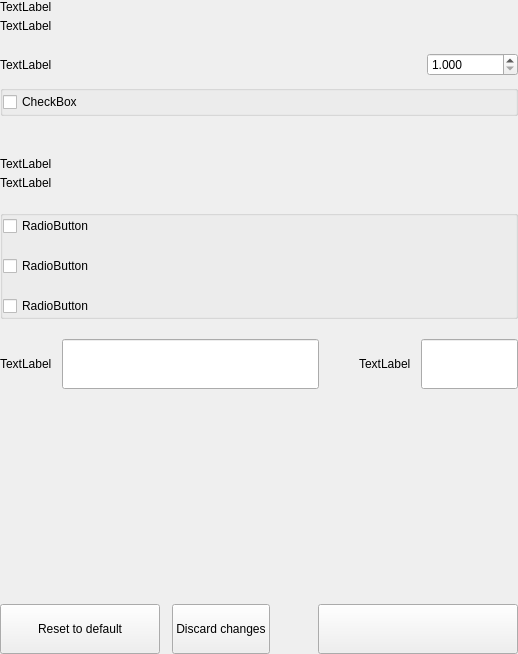
<?xml version="1.0" encoding="UTF-8"?>
<ui version="4.0">
 <class>SettingsWalletOptionsWidget</class>
 <widget class="QWidget" name="SettingsWalletOptionsWidget">
  <property name="geometry">
   <rect>
    <x>0</x>
    <y>0</y>
    <width>518</width>
    <height>654</height>
   </rect>
  </property>
  <property name="windowTitle">
   <string>Form</string>
  </property>
  <layout class="QVBoxLayout" name="verticalLayout">
   <property name="spacing">
    <number>0</number>
   </property>
   <property name="leftMargin">
    <number>0</number>
   </property>
   <property name="topMargin">
    <number>0</number>
   </property>
   <property name="rightMargin">
    <number>0</number>
   </property>
   <property name="bottomMargin">
    <number>0</number>
   </property>
   <item>
    <widget class="QWidget" name="left" native="true">
     <layout class="QVBoxLayout" name="verticalLayout_1">
      <property name="leftMargin">
       <number>0</number>
      </property>
      <property name="topMargin">
       <number>0</number>
      </property>
      <property name="rightMargin">
       <number>0</number>
      </property>
      <property name="bottomMargin">
       <number>0</number>
      </property>
      <item>
       <layout class="QVBoxLayout" name="verticalLayout_2">
        <property name="spacing">
         <number>0</number>
        </property>
        <item>
         <layout class="QHBoxLayout" name="horizontalLayout">
          <property name="spacing">
           <number>0</number>
          </property>
          <item>
           <layout class="QVBoxLayout" name="verticalLayoutTitle">
            <property name="spacing">
             <number>5</number>
            </property>
            <item>
             <widget class="QLabel" name="labelTitle">
              <property name="text">
               <string>TextLabel</string>
              </property>
             </widget>
            </item>
            <item>
             <widget class="QLabel" name="labelSubtitle1">
              <property name="text">
               <string>TextLabel</string>
              </property>
              <property name="wordWrap">
               <bool>true</bool>
              </property>
             </widget>
            </item>
           </layout>
          </item>
         </layout>
        </item>
        <item>
         <spacer name="verticalSpacer">
          <property name="orientation">
           <enum>Qt::Vertical</enum>
          </property>
          <property name="sizeType">
           <enum>QSizePolicy::Fixed</enum>
          </property>
          <property name="sizeHint" stdset="0">
           <size>
            <width>20</width>
            <height>20</height>
           </size>
          </property>
         </spacer>
        </item>
        <item>
         <layout class="QHBoxLayout" name="horizontalLayout_1">
          <property name="bottomMargin">
           <number>9</number>
          </property>
          <item>
           <widget class="QLabel" name="labelTitleStake">
            <property name="text">
             <string>TextLabel</string>
            </property>
           </widget>
          </item>
          <item>
           <spacer name="horizontalSpacer">
            <property name="orientation">
             <enum>Qt::Horizontal</enum>
            </property>
            <property name="sizeHint" stdset="0">
             <size>
              <width>40</width>
              <height>20</height>
             </size>
            </property>
           </spacer>
          </item>
          <item>
           <widget class="QDoubleSpinBox" name="spinBoxStakeSplitThreshold">
            <property name="decimals">
             <number>3</number>
             </property>
            <property name="minimum">
             <number>1</number>
            </property>
            <property name="maximum">
             <number>999999</number>
            </property>
           </widget>
          </item>
         </layout>
        </item>
        <item>
         <widget class="QGroupBox" name="groupBox">
          <property name="title">
           <string/>
          </property>
          <layout class="QVBoxLayout" name="verticalLayout_3">
           <property name="spacing">
            <number>20</number>
           </property>
           <property name="leftMargin">
            <number>0</number>
           </property>
           <property name="topMargin">
            <number>0</number>
           </property>
           <property name="rightMargin">
            <number>0</number>
           </property>
           <property name="bottomMargin">
            <number>0</number>
           </property>
           <item>
            <widget class="QCheckBox" name="radioButtonSpend">
             <property name="text">
              <string>CheckBox</string>
             </property>
            </widget>
           </item>
          </layout>
         </widget>
        </item>
        <item>
         <spacer name="verticalSpacer_1">
          <property name="orientation">
           <enum>Qt::Vertical</enum>
          </property>
          <property name="sizeType">
           <enum>QSizePolicy::Fixed</enum>
          </property>
          <property name="sizeHint" stdset="0">
           <size>
            <width>20</width>
            <height>20</height>
           </size>
          </property>
         </spacer>
        </item>
        <item>
         <widget class="QLabel" name="labelDivider">
          <property name="minimumSize">
           <size>
            <width>0</width>
            <height>1</height>
           </size>
          </property>
          <property name="maximumSize">
           <size>
            <width>16777215</width>
            <height>1</height>
           </size>
          </property>
          <property name="text">
           <string/>
          </property>
         </widget>
        </item>
        <item>
         <spacer name="verticalSpacer_2">
          <property name="orientation">
           <enum>Qt::Vertical</enum>
          </property>
          <property name="sizeType">
           <enum>QSizePolicy::Fixed</enum>
          </property>
          <property name="sizeHint" stdset="0">
           <size>
            <width>20</width>
            <height>20</height>
           </size>
          </property>
         </spacer>
        </item>
        <item>
         <layout class="QHBoxLayout" name="horizontalLayout_2">
          <property name="spacing">
           <number>0</number>
          </property>
          <item>
           <layout class="QVBoxLayout" name="verticalLayoutTitle_1">
            <property name="spacing">
             <number>5</number>
            </property>
            <item>
             <widget class="QLabel" name="labelTitleNetwork">
              <property name="text">
               <string>TextLabel</string>
              </property>
             </widget>
            </item>
            <item>
             <widget class="QLabel" name="labelSubtitleNetwork">
              <property name="text">
               <string>TextLabel</string>
              </property>
              <property name="wordWrap">
               <bool>true</bool>
              </property>
             </widget>
            </item>
           </layout>
          </item>
         </layout>
        </item>
        <item>
         <spacer name="verticalSpacer_3">
          <property name="orientation">
           <enum>Qt::Vertical</enum>
          </property>
          <property name="sizeType">
           <enum>QSizePolicy::Fixed</enum>
          </property>
          <property name="sizeHint" stdset="0">
           <size>
            <width>20</width>
            <height>20</height>
           </size>
          </property>
         </spacer>
        </item>
        <item>
         <widget class="QGroupBox" name="groupBox_1">
          <property name="title">
           <string/>
          </property>
          <layout class="QVBoxLayout" name="verticalLayout_4">
           <property name="spacing">
            <number>20</number>
           </property>
           <property name="leftMargin">
            <number>0</number>
           </property>
           <property name="topMargin">
            <number>0</number>
           </property>
           <property name="rightMargin">
            <number>0</number>
           </property>
           <property name="bottomMargin">
            <number>0</number>
           </property>
           <item>
            <widget class="QCheckBox" name="checkBoxMap">
             <property name="text">
              <string>RadioButton</string>
             </property>
            </widget>
           </item>
           <item>
            <widget class="QCheckBox" name="checkBoxAllow">
             <property name="text">
              <string>RadioButton</string>
             </property>
            </widget>
           </item>
           <item>
            <widget class="QCheckBox" name="checkBoxConnect">
             <property name="text">
              <string>RadioButton</string>
             </property>
            </widget>
           </item>
          </layout>
         </widget>
        </item>
        <item>
         <spacer name="verticalSpacer_4">
          <property name="orientation">
           <enum>Qt::Vertical</enum>
          </property>
          <property name="sizeType">
           <enum>QSizePolicy::Fixed</enum>
          </property>
          <property name="sizeHint" stdset="0">
           <size>
            <width>20</width>
            <height>20</height>
           </size>
          </property>
         </spacer>
        </item>
        <item>
         <layout class="QHBoxLayout" name="horizontalLayout_3" stretch="2,0,1">
          <property name="spacing">
           <number>0</number>
          </property>
          <item>
           <layout class="QHBoxLayout" name="horizontalLayout_4">
            <property name="spacing">
             <number>10</number>
            </property>
            <item>
             <widget class="QLabel" name="labelSubtitleProxy">
              <property name="text">
               <string>TextLabel</string>
              </property>
             </widget>
            </item>
            <item>
             <widget class="QLineEdit" name="lineEditProxy">
              <property name="minimumSize">
               <size>
                <width>0</width>
                <height>50</height>
               </size>
              </property>
              <property name="maximumSize">
               <size>
                <width>16777215</width>
                <height>50</height>
               </size>
              </property>
             </widget>
            </item>
           </layout>
          </item>
          <item>
           <spacer name="horizontalSpacer_1">
            <property name="orientation">
             <enum>Qt::Horizontal</enum>
            </property>
            <property name="sizeHint" stdset="0">
             <size>
              <width>40</width>
              <height>20</height>
             </size>
            </property>
           </spacer>
          </item>
          <item>
           <layout class="QHBoxLayout" name="horizontalLayout_5">
            <property name="spacing">
             <number>10</number>
            </property>
            <item>
             <widget class="QLabel" name="labelSubtitlePort">
              <property name="text">
               <string>TextLabel</string>
              </property>
             </widget>
            </item>
            <item>
             <widget class="QLineEdit" name="lineEditPort">
              <property name="minimumSize">
               <size>
                <width>0</width>
                <height>50</height>
               </size>
              </property>
              <property name="maximumSize">
               <size>
                <width>16777215</width>
                <height>50</height>
               </size>
              </property>
             </widget>
            </item>
           </layout>
          </item>
         </layout>
        </item>
        <item>
         <spacer name="verticalSpacer_5">
          <property name="orientation">
           <enum>Qt::Vertical</enum>
          </property>
          <property name="sizeHint" stdset="0">
           <size>
            <width>20</width>
            <height>40</height>
           </size>
          </property>
         </spacer>
        </item>
        <item>
         <layout class="QHBoxLayout" name="horizontalLayout_6">
          <property name="spacing">
           <number>12</number>
          </property>
          <item>
           <widget class="QPushButton" name="pushButtonReset">
            <property name="minimumSize">
             <size>
              <width>160</width>
              <height>50</height>
             </size>
            </property>
            <property name="maximumSize">
             <size>
              <width>50</width>
              <height>16777215</height>
             </size>
            </property>
            <property name="focusPolicy">
             <enum>Qt::NoFocus</enum>
            </property>
            <property name="text">
             <string>Reset to default</string>
            </property>
           </widget>
          </item>
          <item>
           <widget class="QPushButton" name="pushButtonClean">
            <property name="minimumSize">
             <size>
              <width>0</width>
              <height>50</height>
             </size>
            </property>
            <property name="focusPolicy">
             <enum>Qt::NoFocus</enum>
            </property>
            <property name="text">
             <string>Discard changes</string>
            </property>
           </widget>
          </item>
          <item>
           <spacer name="horizontalSpacer_2">
            <property name="orientation">
             <enum>Qt::Horizontal</enum>
            </property>
            <property name="sizeType">
             <enum>QSizePolicy::Expanding</enum>
            </property>
            <property name="sizeHint" stdset="0">
             <size>
              <width>40</width>
              <height>20</height>
             </size>
            </property>
           </spacer>
          </item>
          <item>
           <widget class="QPushButton" name="pushButtonSave">
            <property name="minimumSize">
             <size>
              <width>200</width>
              <height>50</height>
             </size>
            </property>
            <property name="maximumSize">
             <size>
              <width>200</width>
              <height>50</height>
             </size>
            </property>
            <property name="focusPolicy">
             <enum>Qt::NoFocus</enum>
            </property>
            <property name="text">
             <string/>
            </property>
           </widget>
          </item>
         </layout>
        </item>
       </layout>
      </item>
     </layout>
    </widget>
   </item>
  </layout>
 </widget>
 <resources/>
 <connections/>
</ui>
